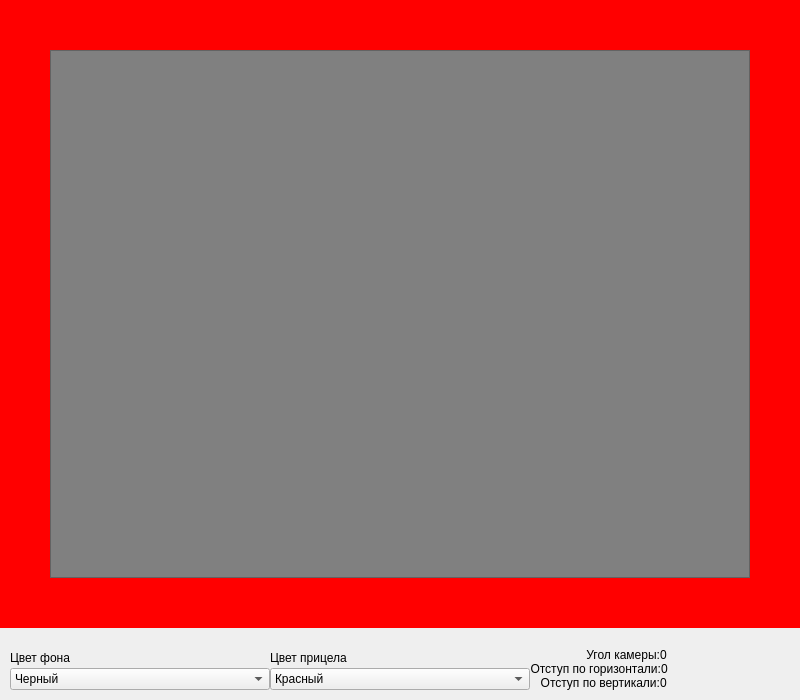
<?xml version="1.0" encoding="UTF-8"?>
<ui version="4.0">
 <class>Widget</class>
 <widget class="QWidget" name="Widget">
  <property name="geometry">
   <rect>
    <x>0</x>
    <y>0</y>
    <width>800</width>
    <height>700</height>
   </rect>
  </property>
  <property name="windowTitle">
   <string>Клиент</string>
  </property>
  <property name="windowIcon">
   <iconset resource="../static/resources.qrc">
    <normaloff>:/logo/rocket.ico</normaloff>:/logo/rocket.ico</iconset>
  </property>
  <layout class="QVBoxLayout" name="verticalLayout_4" stretch="0,0">
   <property name="spacing">
    <number>10</number>
   </property>
   <property name="leftMargin">
    <number>0</number>
   </property>
   <property name="topMargin">
    <number>0</number>
   </property>
   <property name="rightMargin">
    <number>0</number>
   </property>
   <property name="bottomMargin">
    <number>0</number>
   </property>
   <item>
    <widget class="QWidget" name="widget_main" native="true">
     <property name="sizePolicy">
      <sizepolicy hsizetype="Expanding" vsizetype="Expanding">
       <horstretch>0</horstretch>
       <verstretch>0</verstretch>
      </sizepolicy>
     </property>
     <property name="minimumSize">
      <size>
       <width>800</width>
       <height>600</height>
      </size>
     </property>
     <property name="sizeIncrement">
      <size>
       <width>0</width>
       <height>0</height>
      </size>
     </property>
     <property name="baseSize">
      <size>
       <width>0</width>
       <height>0</height>
      </size>
     </property>
     <property name="styleSheet">
      <string notr="true">background-color: red;</string>
     </property>
     <layout class="QGridLayout" name="gridLayout_2">
      <property name="leftMargin">
       <number>10</number>
      </property>
      <property name="topMargin">
       <number>10</number>
      </property>
      <property name="rightMargin">
       <number>10</number>
      </property>
      <property name="bottomMargin">
       <number>10</number>
      </property>
      <property name="spacing">
       <number>0</number>
      </property>
      <item row="1" column="0">
       <spacer name="horizontalSpacer_left">
        <property name="orientation">
         <enum>Qt::Horizontal</enum>
        </property>
        <property name="sizeType">
         <enum>QSizePolicy::Fixed</enum>
        </property>
        <property name="sizeHint" stdset="0">
         <size>
          <width>40</width>
          <height>20</height>
         </size>
        </property>
       </spacer>
      </item>
      <item row="1" column="1">
       <widget class="QFrame" name="frame">
        <property name="sizePolicy">
         <sizepolicy hsizetype="Preferred" vsizetype="Preferred">
          <horstretch>0</horstretch>
          <verstretch>0</verstretch>
         </sizepolicy>
        </property>
        <property name="minimumSize">
         <size>
          <width>400</width>
          <height>300</height>
         </size>
        </property>
        <property name="maximumSize">
         <size>
          <width>16777215</width>
          <height>16777215</height>
         </size>
        </property>
        <property name="sizeIncrement">
         <size>
          <width>4</width>
          <height>3</height>
         </size>
        </property>
        <property name="baseSize">
         <size>
          <width>4</width>
          <height>3</height>
         </size>
        </property>
        <property name="autoFillBackground">
         <bool>false</bool>
        </property>
        <property name="styleSheet">
         <string notr="true">background-color: grey;</string>
        </property>
        <property name="frameShape">
         <enum>QFrame::StyledPanel</enum>
        </property>
        <property name="frameShadow">
         <enum>QFrame::Sunken</enum>
        </property>
       </widget>
      </item>
      <item row="0" column="1">
       <spacer name="verticalSpacer_up">
        <property name="orientation">
         <enum>Qt::Vertical</enum>
        </property>
        <property name="sizeType">
         <enum>QSizePolicy::Fixed</enum>
        </property>
        <property name="sizeHint" stdset="0">
         <size>
          <width>20</width>
          <height>40</height>
         </size>
        </property>
       </spacer>
      </item>
      <item row="1" column="2">
       <spacer name="horizontalSpacer_right">
        <property name="orientation">
         <enum>Qt::Horizontal</enum>
        </property>
        <property name="sizeType">
         <enum>QSizePolicy::Fixed</enum>
        </property>
        <property name="sizeHint" stdset="0">
         <size>
          <width>40</width>
          <height>20</height>
         </size>
        </property>
       </spacer>
      </item>
      <item row="2" column="1">
       <spacer name="verticalSpacer_down">
        <property name="orientation">
         <enum>Qt::Vertical</enum>
        </property>
        <property name="sizeType">
         <enum>QSizePolicy::Fixed</enum>
        </property>
        <property name="sizeHint" stdset="0">
         <size>
          <width>20</width>
          <height>40</height>
         </size>
        </property>
       </spacer>
      </item>
     </layout>
    </widget>
   </item>
   <item>
    <widget class="QWidget" name="widget" native="true">
     <layout class="QGridLayout" name="gridLayout">
      <property name="leftMargin">
       <number>10</number>
      </property>
      <property name="topMargin">
       <number>10</number>
      </property>
      <property name="rightMargin">
       <number>10</number>
      </property>
      <property name="bottomMargin">
       <number>10</number>
      </property>
      <property name="horizontalSpacing">
       <number>10</number>
      </property>
      <property name="verticalSpacing">
       <number>5</number>
      </property>
      <item row="0" column="0">
       <layout class="QHBoxLayout" name="horizontalLayout_4">
        <item>
         <layout class="QVBoxLayout" name="verticalLayout">
          <property name="sizeConstraint">
           <enum>QLayout::SetNoConstraint</enum>
          </property>
          <item>
           <widget class="QLabel" name="label_name_background">
            <property name="text">
             <string>Цвет фона</string>
            </property>
           </widget>
          </item>
          <item>
           <widget class="QComboBox" name="comboBox_background">
            <item>
             <property name="text">
              <string>Черный</string>
             </property>
            </item>
            <item>
             <property name="text">
              <string>Белый</string>
             </property>
            </item>
            <item>
             <property name="text">
              <string>Серый</string>
             </property>
            </item>
           </widget>
          </item>
         </layout>
        </item>
        <item>
         <layout class="QVBoxLayout" name="verticalLayout_2">
          <property name="sizeConstraint">
           <enum>QLayout::SetNoConstraint</enum>
          </property>
          <item>
           <widget class="QLabel" name="label_name_crosshair_color">
            <property name="text">
             <string>Цвет прицела</string>
            </property>
           </widget>
          </item>
          <item>
           <widget class="QComboBox" name="comboBox_crosshair_color">
            <item>
             <property name="text">
              <string>Красный</string>
             </property>
            </item>
            <item>
             <property name="text">
              <string>Черный</string>
             </property>
            </item>
           </widget>
          </item>
         </layout>
        </item>
        <item>
         <layout class="QVBoxLayout" name="verticalLayout_3">
          <property name="sizeConstraint">
           <enum>QLayout::SetDefaultConstraint</enum>
          </property>
          <item>
           <layout class="QHBoxLayout" name="horizontalLayout">
            <item>
             <widget class="QLabel" name="label_name_Angle">
              <property name="text">
               <string>Угол камеры:</string>
              </property>
              <property name="alignment">
               <set>Qt::AlignRight|Qt::AlignTrailing|Qt::AlignVCenter</set>
              </property>
             </widget>
            </item>
            <item>
             <widget class="QLabel" name="label_value_Angle">
              <property name="sizePolicy">
               <sizepolicy hsizetype="Preferred" vsizetype="Preferred">
                <horstretch>0</horstretch>
                <verstretch>0</verstretch>
               </sizepolicy>
              </property>
              <property name="maximumSize">
               <size>
                <width>16777215</width>
                <height>16777215</height>
               </size>
              </property>
              <property name="text">
               <string>0</string>
              </property>
             </widget>
            </item>
           </layout>
          </item>
          <item>
           <layout class="QHBoxLayout" name="horizontalLayout_2">
            <item>
             <widget class="QLabel" name="label_name_OffsetH">
              <property name="text">
               <string>Отступ по горизонтали:</string>
              </property>
              <property name="alignment">
               <set>Qt::AlignRight|Qt::AlignTrailing|Qt::AlignVCenter</set>
              </property>
             </widget>
            </item>
            <item>
             <widget class="QLabel" name="label_value_OffsetH">
              <property name="text">
               <string>0</string>
              </property>
             </widget>
            </item>
           </layout>
          </item>
          <item>
           <layout class="QHBoxLayout" name="horizontalLayout_3">
            <item>
             <widget class="QLabel" name="label_name_OffsetV">
              <property name="text">
               <string>Отступ по вертикали:</string>
              </property>
              <property name="alignment">
               <set>Qt::AlignRight|Qt::AlignTrailing|Qt::AlignVCenter</set>
              </property>
             </widget>
            </item>
            <item>
             <widget class="QLabel" name="label_value_OffsetV">
              <property name="text">
               <string>0</string>
              </property>
             </widget>
            </item>
           </layout>
          </item>
         </layout>
        </item>
       </layout>
      </item>
     </layout>
    </widget>
   </item>
  </layout>
 </widget>
 <resources>
  <include location="../static/resources.qrc"/>
 </resources>
 <connections/>
</ui>
